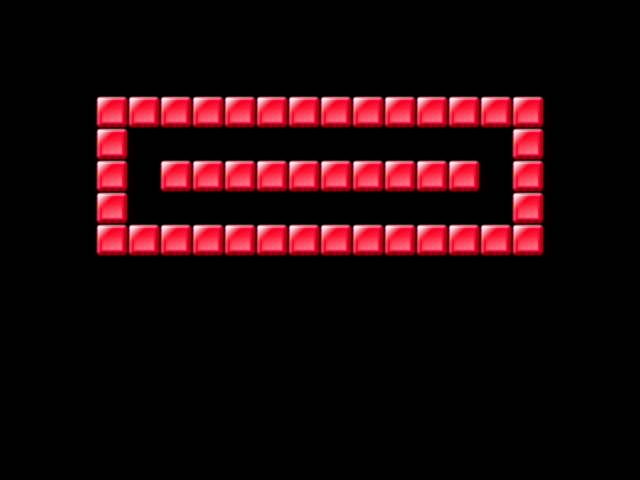

This is a level from a 2D game, rendered from its Tiled map with the project's own tilesets. A one-line summary and the map file follow, with tile-layer data summarised:
An orthogonal 20x15 tile map with 32x32 px tiles, 1 tile layer (Tile Layer 1).

<map version="1.0" tiledversion="2017.10.11" orientation="orthogonal" renderorder="right-down" width="20" height="15" tilewidth="32" tileheight="32" infinite="0" nextobjectid="7">
 <tileset firstgid="1" name="brick_sprite" tilewidth="32" tileheight="32" tilecount="6" columns="6">
  <image source="assets/brick_sprite.png" width="220" height="33" />
 </tileset>
 <layer name="Tile Layer 1" width="20" height="15">
  <data>[300 cells, 44 non-empty, 1 distinct tile ids]</data>
 </layer>
</map>